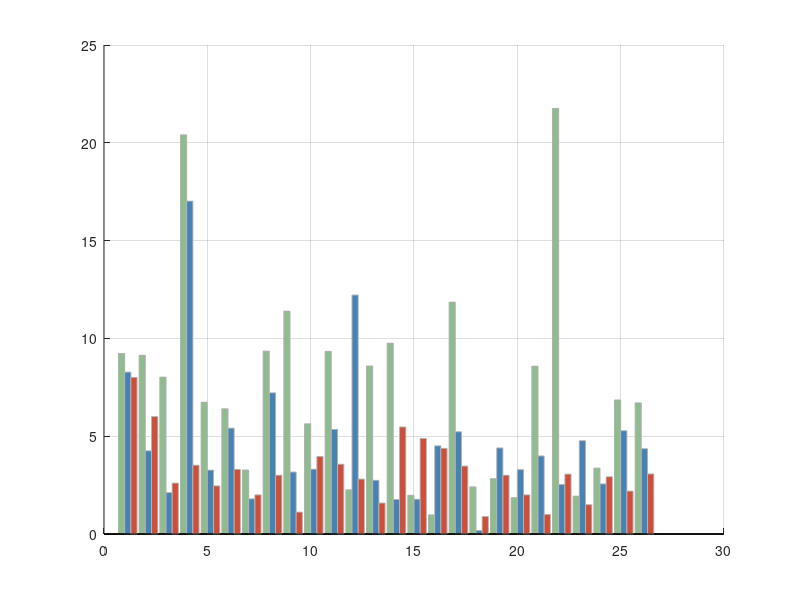

This figure's MATLAB source: (Note: this script raises an error after producing the figure.)
%% 方位角误差对比柱状图
% 数据
data_azimuth = [
8.0062	8.2742	9.2287
6.0042	4.2531	9.1373
2.6	2.1167	8.0199
3.5143	17.0166	20.4089
2.4597	3.2632	6.7372
3.3	5.4081	6.4036
2	1.7978	3.2736
3	7.219	9.3498
1.118	3.1662	11.3932
3.9623	3.3096	5.6348
3.5637	5.3427	9.3371
2.8064	12.2157	2.2609
1.5811	2.7423	8.5911
5.4724	1.7628	9.7552
4.8836	1.7726	1.9801
4.3761	4.5074	0.9801
3.4713	5.2275	11.8526
0.8944	0.1798	2.4089
3	4.3995	2.831
2	3.2922	1.8604
1	3.991	8.5759
3.0578	2.5298	21.7561
1.5	4.7729	1.9336
2.9271	2.5624	3.3681
2.1909	5.2803	6.8521
3.0714	4.3636	6.7031
];

% 提取误差数据
method_our = data_azimuth(:,1);     
method_tdoa_improved = data_azimuth(:,2); 
method_tdoa_original = data_azimuth(:,3); 

% 横坐标：数据点编号
x = 1:26;

% 设置柱状图的高度为零的值
method_our(method_our == 0) = NaN;
method_tdoa_improved(method_tdoa_improved == 0) = NaN;
method_tdoa_original(method_tdoa_original == 0) = NaN;

% 绘制柱状图
figure;
hold on;
bar(x - 0.15, method_tdoa_original, 'FaceColor', [143/255, 188/255, 143/255], 'EdgeColor', [0.7, 0.7, 0.7], 'BarWidth', 0.3);  % 设置更粗的柱子
bar(x + 0.15, method_tdoa_improved, 'FaceColor', [70/255, 130/255, 180/255], 'EdgeColor', [0.7, 0.7, 0.7], 'BarWidth', 0.3);  % 设置更粗的柱子
bar(x + 0.45, method_our, 'FaceColor', [205/255, 79/255, 57/255], 'EdgeColor', [0.7, 0.7, 0.7], 'BarWidth', 0.3);  % 设置更粗的柱子
hold off;

% 添加网格
grid on;
ax = gca;
ax.GridLineStyle = '--'; % 设置网格线为虚线

% 轴标签
xlabel('Data(1-26)', 'FontName', 'Times New Roman', 'FontSize', 12);
ylabel('Angular Error(°)', 'FontName', 'Times New Roman', 'FontSize', 12);


% 标题
%title('RMSE', 'FontName', 'Times New Roman', 'FontSize', 12);
title('RMSE', 'FontSize', 14, 'FontWeight', 'bold', 'FontName', 'Times New Roman');

% 设置横坐标刻度
xticks(1:26);

% 调整纵坐标的刻度线长度
ax.XAxis.TickLength = [0.004, 0.004];  % 横坐标刻度线长度
ax.YAxis.TickLength = [0.004, 0.004];  % 纵坐标刻度线长度

% 设置纵坐标范围为0到25，步长为5
ylim([0 25]);
yticks(0:5:25);

% 图例
legend('TDOA', 'Improved TDOA', 'TDOA-SRP', 'FontName', 'Times New Roman', 'FontSize', 12);

% 调整图像大小，减少两边空白
set(gcf, 'Position', [100, 100, 1500, 600]);  % 减少宽度以减少空白
set(gca, 'LooseInset', get(gca, 'TightInset')); % 去除空白区域

% 保存为高质量图片
saveas(gcf, 'RMSE-ele.png');  
print(gcf, 'RMSE-ele', '-dtiff', '-r300');


%print(gcf, 'azimuth_angle_error_comparison_bar.pdf', '-dpdf', '-r300', '-bestfit');  % 使用 -bestfit 选项

